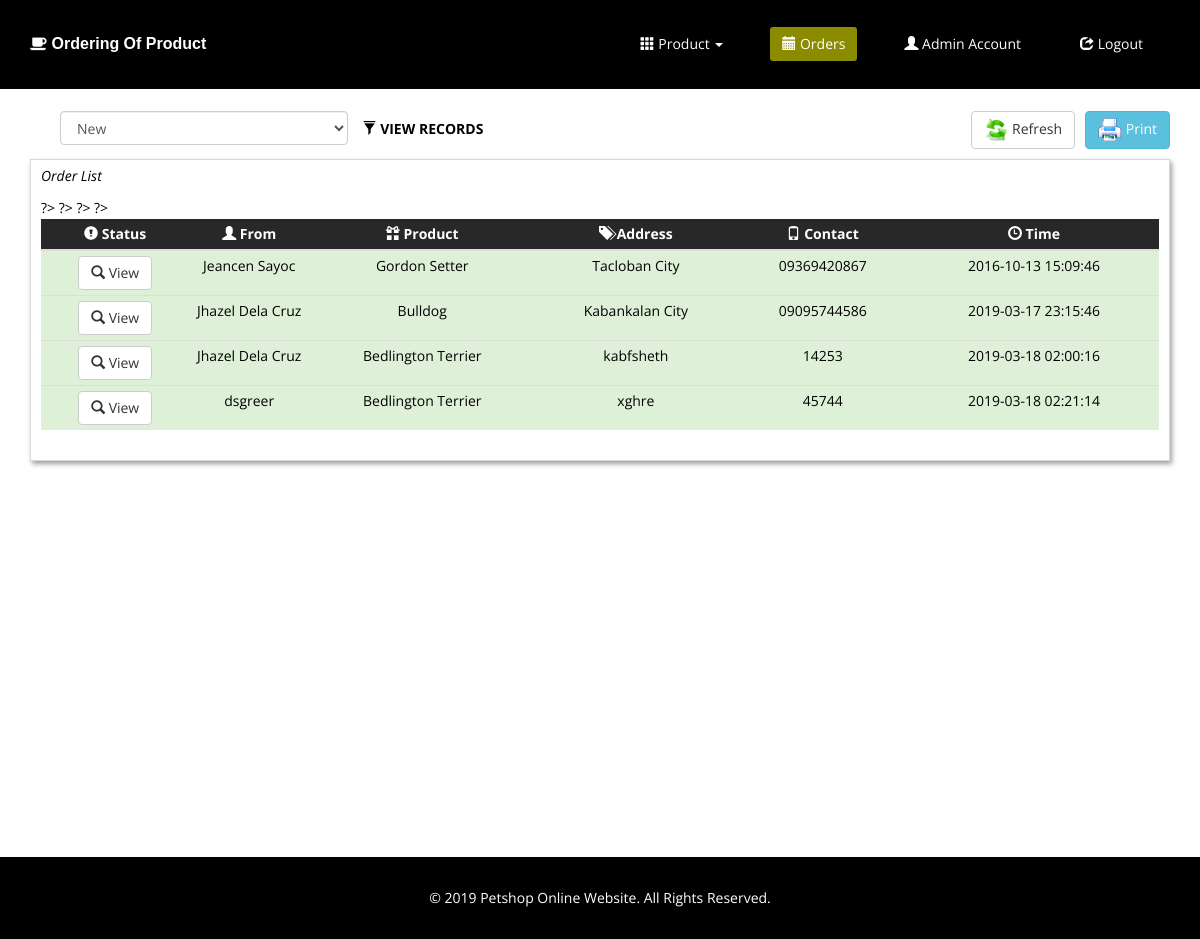
/pet1/index.php (signed in), run on the app's committed database.
### tables this page shows
CREATE TABLE IF NOT EXISTS `tblorders` (
`id` int(11) NOT NULL,
  `cname` varchar(50) DEFAULT NULL,
  `address` varchar(100) DEFAULT NULL,
  `contact` varchar(50) DEFAULT NULL,
  `cnpoid` int(11) DEFAULT NULL,
  `oqty` int(11) DEFAULT NULL,
  `ostatus` varchar(50) DEFAULT NULL,
  `timestamp` timestamp NOT NULL DEFAULT CURRENT_TIMESTAMP ON UPDATE CURRENT_TIMESTAMP,
  `otype` varchar(50) DEFAULT NULL,
  `datepickup` date DEFAULT NULL
);

CREATE TABLE IF NOT EXISTS `tblcnp` (
`id` int(11) NOT NULL,
  `name` varchar(50) DEFAULT NULL,
  `prize` float DEFAULT NULL,
  `description` varchar(50) DEFAULT NULL,
  `image` varchar(250) DEFAULT NULL,
  `status` varchar(50) DEFAULT NULL
);

### pet1/includes/admin.php (the view, shortened to what this page needs)
<!DOCTYPE html>
<html lang="en">
<head>
    <link href="css/bootstrap.css" rel="stylesheet">
    <link href="css/bootstrap.min.css" rel="stylesheet">
    <link href="css/font-awesome.min.css" rel="stylesheet">
    <link href="css/animate.min.css" rel="stylesheet">
    <link href="css/prettyPhoto.css" rel="stylesheet">
    <link href="css/main.css" rel="stylesheet">
    <link href="css/responsive.css" rel="stylesheet">
</head>
<body>
     <nav class="navbar navbar-inverse" role="banner">
            <div class="container">
                <div class="navbar-header">
                     <a href="index.php"><h4 class="wow fadeInDown" style="margin-top:20px; color:#FFF;"><i class="fa fa-coffee"></i> Ordering Of Product</h4></a>
                </div>
                <div class="collapse navbar-collapse navbar-right">
                    <ul class="nav navbar-nav">
                        <li class="dropdown"><a class="dropdown-toggle wow fadeInDown" data-toggle="dropdown" href="#"><span class="glyphicon glyphicon-th"></span> Product <span class="caret"></span></a>
                        </li>
                        <li id="reservation" class=" active wow fadeInDown"><a href="index.php"><span class="glyphicon glyphicon-calendar"></span> Orders</a></li>
                        <li id="admin" class="wow fadeInDown"><a href="adminacc.php"><span class="glyphicon glyphicon-user"></span> Admin Account</a></li>
                        <li id="logout" class="wow fadeInDown"><a id="logoutbtn" href='<?php echo "logout_process.php?logout=1"?>'><span class="glyphicon glyphicon-share"></span> Logout</a></li>
                    </ul>
                </div>
            </div>
        </nav>
<br>
<div class="container">
   <form id="formFilter" name="formFilter" action="admin_reservefilter.php" method="POST" class="pull-left col-md-7 hidden-print">
        <div class="form-horizontal wow fadeInDown">
                <label for="filter" class="control-label">  <i class="glyphicon glyphicon-filter"></i> VIEW RECORDS</label>
            <div class="col-md-6">
                <select name="filter" id="filter" class="form-control">
                    <option value="New">New</option>
                </select>
            </div>
        </div>
    </form>
    <a href="" onClick="window.print();return false" class="btn btn-info pull-right hidden-print wow fadeInDown"><img src="images/ico/printer.ico" style="max-width: 24px; max-height: 24px;"> Print</a>
    <a href="index.php" class="btn btn-default pull-right hidden-print wow fadeInDown" style="margin-right:10px;"><img src="images/ico/refresh.png" style="max-width: 24px; max-height: 24px;"> Refresh</a>
    <div class="col-md-12" style="border: solid #D9D9D9 1px; padding: 10px; padding-top: 5px; box-shadow: #9F9F9F 2px 3px 5px; margin-top: 10px;">
   		<p class="wow fadeInDown"><em>Order List</em></p>
        <table class="table table-hover table-condensed wow fadeInDown">
            <thead style="background-color:#282828; color:#fff;">
                <tr>
                    <th class="hidden-print" style="text-align:center;"> <span class="glyphicon glyphicon-exclamation-sign"></span> Status</th>
                    <th width="120px" style="text-align:center;"><span class="glyphicon glyphicon-user"></span> From </th>
                    <th style="text-align:center;"><span class="glyphicon glyphicon-gift"></span>  Product </th>
                    <th style="text-align:center;"><span class="glyphicon glyphicon-tags"></span>  Address </th>
                    <th style="text-align:center;"><span class="glyphicon glyphicon-phone"></span>  Contact </th>
                    <th style="text-align:center;"><span class="glyphicon glyphicon-time"></span> Time </th>
                </tr>
            </thead>
            <tbody id="tablebody">
               <?php include('includes/dbconn.php');
			   $sql = ("SELECT tblcnp.*,tblorders.*
			   								FROM tblorders LEFT JOIN
											tblcnp ON tblorders.cnpoid = tblcnp.id WHERE tblorders.ostatus = 'New' order by tblorders.id LIMIT 0,30 ") or die (mysqli_error());
        $result=mysqli_query($con, $sql);
				if(mysqli_num_rows($result)>0){
					while($row = mysqli_fetch_assoc($result)){
						$total = $row['prize'] * $row['oqty'];?>
               <tr class="success" style="cursor:pointer;">
           		 <td style="text-align:center;"><a href="#viewModal<?php echo $row['id']?>" data-toggle="modal" data-target="#viewModal<?php echo $row['id']?>" class="btn btn-default"><i class="glyphicon glyphicon-search"></i> View</a></td>
                <td style="text-align:center;"><?php echo $row['cname'];?></td>
                <td style="text-align:center;"><?php echo $row['name'];?></td>
                <td style="text-align:center;"><?php echo $row['address'];?></td>
                <td style="text-align:center;"><?php echo $row['contact'];?></td>
                <td style="text-align:center;"><?php echo $row['timestamp'];?></td>
               </tr>
               <?php }}?>
            </tbody>
        </table>
    </div>
</div>
<br><br><br><br><br><br><br><br><br><br><br><br><br><br><br><br><br><br>
    <footer id="footer" class="midnight-blue">
        <div class="container">
            <div class="row">
                <div class="col-sm-12">
                    <center>&copy; 2019 <a target="_blank" href="#" title="#">Petshop Online Website</a>. All Rights Reserved.</center>
                </div>
            </div>
        </div>
    </footer>
</body>
</html>

### pet1/css/main.css (style rules this page uses)
body { background: #fff; font-family: 'Open Sans', sans-serif; color:#000; line-height: 22px; }
h1, h2, h3, h4, h5, h6 { font-weight:bold; font-family:Verdana, Geneva, sans-serif; color:#8B8B00; }
h4 { font-size: 16px; }
a { color: #000; -webkit-transition: color 300ms, background-color 300ms; -moz-transition: color 300ms, background-color 300ms; -o-transition: color 300ms, background-color 300ms; transition: color 300ms, background-color 300ms; }
.navbar { border-radius: 0; margin-bottom: 0; background: #000; padding: 15px 0; padding-bottom: 0; }
.navbar-nav { margin-top: 12px; }
.navbar-nav>li { margin-left: 35px; padding-bottom: 28px; }
.navbar-inverse .navbar-nav > li > a { padding: 5px 12px; margin: 0; border-radius: 3px; color: #fff; line-height: 24px; display: inline-block; }
.navbar-inverse { border: none; }
.navbar-inverse .navbar-nav > .active > a, .navbar-inverse .navbar-nav > .active > a:hover, .navbar-inverse .navbar-nav > .active > a:focus, .navbar-inverse .navbar-nav > .open > a, .navbar-inverse .navbar-nav > .open > a:hover, .navbar-inverse .navbar-nav > .open > a:focus { background-color: #8B8B00; color: #fff; }
.navbar-inverse .navbar-collapse, .navbar-inverse .navbar-form { border-top: 0; padding-bottom: 0; }
#footer { padding-top: 30px; padding-bottom: 30px; color: #fff; background: #000; }
#footer a { color: #fff; }
table { width:100%; }

### data on the page
tblorders: cname "Jeancen Sayoc", tblcnp.name "Gordon Setter", address "Tacloban City", contact "09369420867", timestamp "2016-10-13 15:09:46"
tblorders: cname "Jhazel Dela Cruz", tblcnp.name "Bulldog", address "Kabankalan City", contact "09095744586", timestamp "2019-03-17 23:15:46"
tblorders: cname "Jhazel Dela Cruz", tblcnp.name "Bedlington Terrier", address "kabfsheth", contact "14253", timestamp "2019-03-18 02:00:16"
tblorders: cname "dsgreer", tblcnp.name "Bedlington Terrier", address "xghre", contact "45744", timestamp "2019-03-18 02:21:14"
